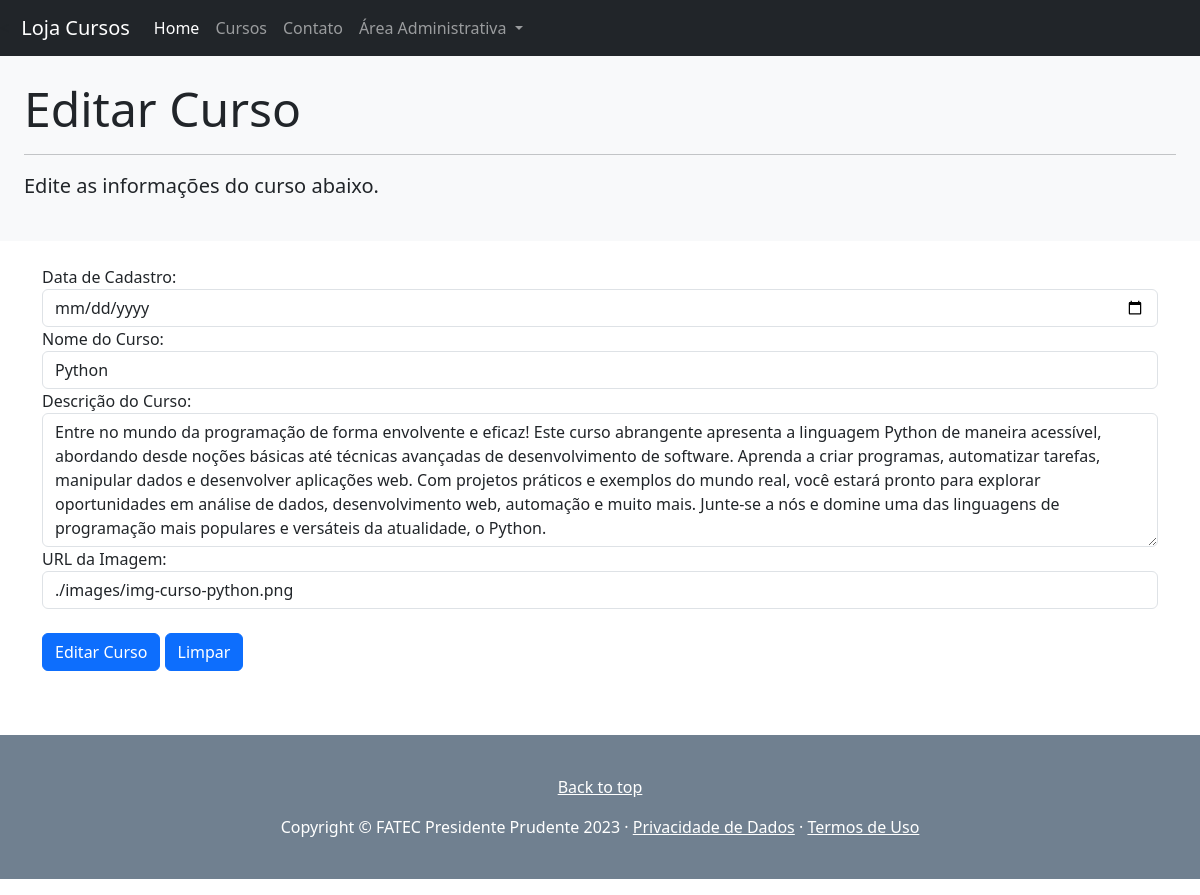
Screenshot of /curso-edit.php?id=12 with the database file from the repository.
### tables this page shows
CREATE TABLE `cursos` (
  `id` int(11) NOT NULL,
  `nome` text NOT NULL,
  `descricao` text NOT NULL,
  `imagem` text NOT NULL,
  `dataCadastro` datetime NOT NULL
);

### curso-edit.php (the view, shortened to what this page needs)
<?php
    $nomeCurso = "";
    $dataCadastro = "";
    $descricaoCurso = "";
    $imagemCurso = "";
    $isEditing = isset($_GET['id']);
    if ($isEditing) {
        try {
            require('connection.php');
            $id = $_GET['id'];
            $stmt = $conn->prepare("SELECT * FROM cursos WHERE id = :id");
            $stmt->bindParam(':id', $id);
            $stmt->execute();
            $course = $stmt->fetch(PDO::FETCH_ASSOC);
            if ($course) {
                $nomeCurso = $course['nome'];
                $dataCadastro = $course['dataCadastro'];
                $descricaoCurso = $course['descricao'];
                $imagemCurso = $course['imagem'];
            } else {
                $flag_msg = false;
                $msg = "Curso não encontrado para edição.";
            }
        } catch (PDOException $e) {
            $flag_msg = false;
            $msg = "Erro na conexão com o Banco de dados: " . $e->getMessage();
        }
    }
?>
<?php require_once "header_inc.php"; ?>
<div class="p-4 mb-4 bg-light">
    <h1 class="display-5"><?= $isEditing ? 'Editar Curso' : 'Cadastrar Curso' ?></h1>
    <hr class="my-3">
    <p class="lead">
        <?= $isEditing ? 'Edite as informações do curso abaixo.' : 'Preencha as informações do novo curso abaixo.' ?>
    </p>
</div>
<div class="container">
    <form method="post">
        <div class="form-group">
            <label for="dataCadastro">Data de Cadastro:<br></label>
            <input type="date" class="form-control" id="dataCadastro" name="dataCadastro" value="<?= $dataCadastro ?>"
                required>
        </div>
        <div class="form-group">
            <label for="nomeCurso">Nome do Curso:</label>
            <input type="text" class="form-control" id="nomeCurso" name="nomeCurso" value="<?= $nomeCurso ?>" required>
        </div>
        <div class="form-group">
            <label for="descricaoCurso">Descrição do Curso:</label>
            <textarea class="form-control" id="descricaoCurso" name="descricaoCurso" rows="5"
                required><?= $descricaoCurso ?></textarea>
        </div>
        <div class="form-group">
            <label for="imagemCurso">URL da Imagem:</label>
            <input type="text" class="form-control" id="imagemCurso" name="imagemCurso" value="<?= $imagemCurso ?>"
                required>
        </div>
        <br>
        <div class="mb-4">
            <button type="submit" class="btn btn-primary mr-2"
                name="enviar"><?= $isEditing ? 'Editar Curso' : 'Cadastrar Curso' ?></button>
            <a href="curso-create.php"><button type="button" class="btn btn-primary" name="limpar">Limpar</button></a>
        </div>
    </form>
</div>
<?php require_once "footer_inc.php"; ?>

### rows the page displays
cursos: nomeCurso "Python", descricaoCurso "Entre no mundo da programação de forma envolvente e eficaz! Este curso abrangente apresenta a linguagem Python de maneira acessível, abordando desde noções básicas até técnicas avançadas de desenvolvimento de software. Aprenda a criar programas, automatizar tarefas, manipular dados e desenvolver aplicações web. Com projetos práticos e exemplos do mundo real, você estará pronto para explorar oportunidades em análise de dados, desenvolvimento web, automação e muito mais. Junte-se a nós e domine uma das linguagens de programação mais populares e versáteis da atualidade, o Python.", imagemCurso "./images/img-curso-python.png"
